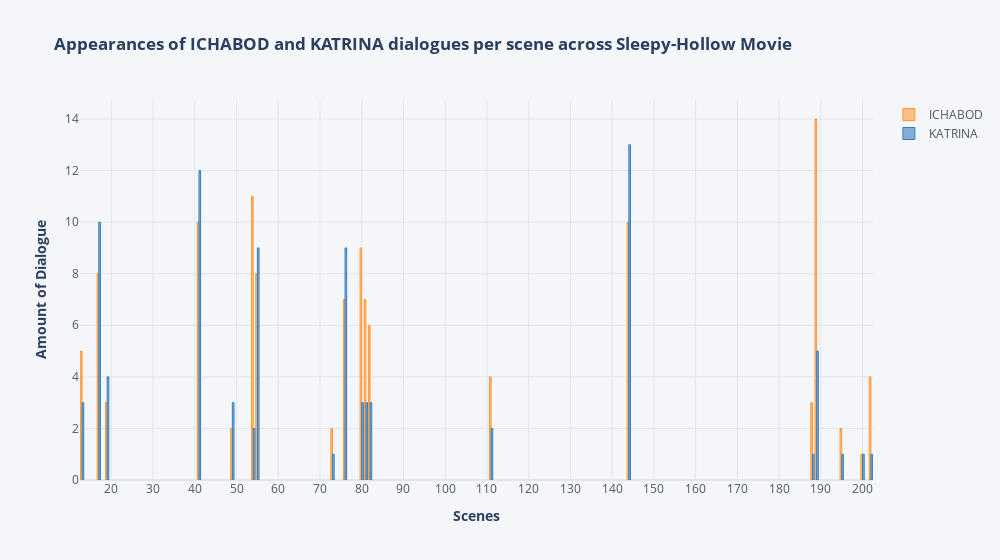

Source (notebook cell):
### Code cell
df_3_count, df_3_dialogue = dia.xter_count_perscene(movie_characters[:2])
dia.scene_dialogue_plot(df_3_count)

### Figure 1 — Plotly figure (JSON) as saved in the notebook; plotly's stock layout.template omitted (floating-point values rounded to 4 significant figures)
{"data": [{"marker": {"color": "rgba(255, 153, 51, 0.6)", "line": {"color": "rgba(255, 153, 51, 1.0)", "width": 1}}, "name": "ICHABOD", "orientation": "v", "text": "", "type": "bar", "x": [13, 17, 19, 41, 49, 54, 55, 73, 76, 80, 81, 82, 111, 144, 188, 189, 195, 200, 202], "y": [5, 8, 3, 10, 2, 11, 8, 2, 7, 9, 7, 6, 4, 10, 3, 14, 2, 1, 4]}, {"marker": {"color": "rgba(55, 128, 191, 0.6)", "line": {"color": "rgba(55, 128, 191, 1.0)", "width": 1}}, "name": "KATRINA", "orientation": "v", "text": "", "type": "bar", "x": [13, 17, 19, 41, 49, 54, 55, 73, 76, 80, 81, 82, 111, 144, 188, 189, 195, 200, 202], "y": [3, 10, 4, 12, 3, 2, 9, 1, 9, 3, 3, 3, 2, 13, 1, 5, 1, 1, 1]}], "layout": {"legend": {"bgcolor": "#F5F6F9", "font": {"color": "#4D5663"}}, "paper_bgcolor": "#F5F6F9", "plot_bgcolor": "#F5F6F9", "title": {"text": "<b> Appearances of ICHABOD and KATRINA dialogues per scene across Sleepy-Hollow Movie <b>"}, "width": 1000, "xaxis": {"dtick": 10, "gridcolor": "#E1E5ED", "showgrid": true, "tickfont": {"color": "#4D5663"}, "title": {"text": "<b> Scenes <b>"}, "zerolinecolor": "#E1E5ED"}, "yaxis": {"gridcolor": "#E1E5ED", "showgrid": true, "tickfont": {"color": "#4D5663"}, "title": {"text": "<b> Amount of Dialogue <b>"}, "zerolinecolor": "#E1E5ED"}}}
